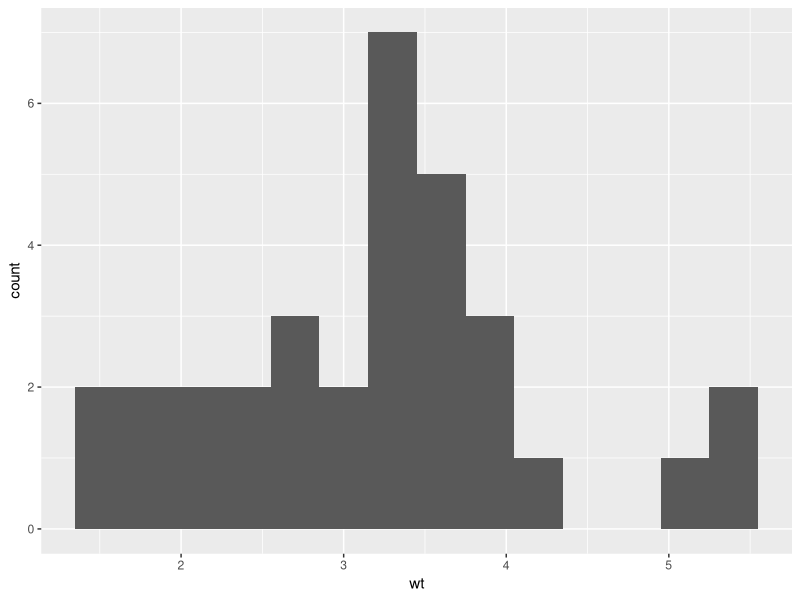
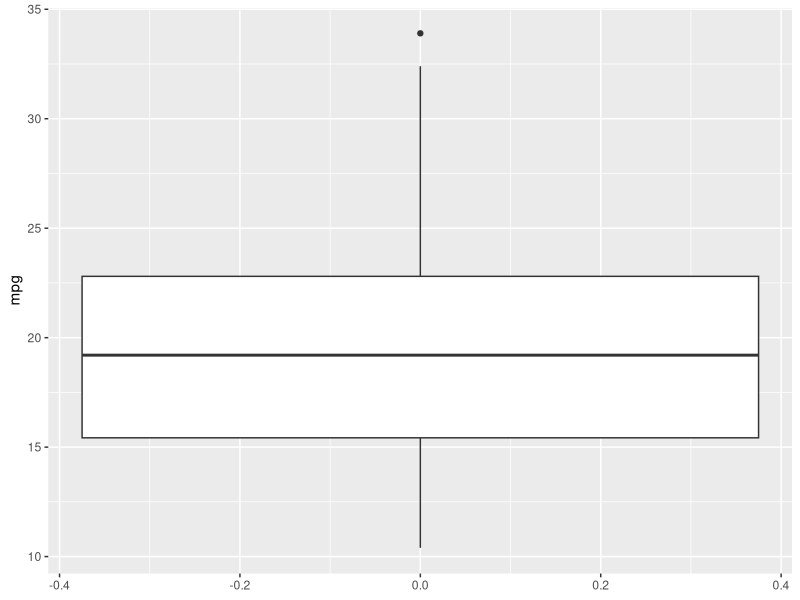

Recreate these plots in R, in order.
## ---- chunk 1
library(tidyverse)
## ---- chunk 2
#| label: fig-1
#| fig-cap: "Histogram of speed"

# hist(mtcars$wt)
 
ggplot(mtcars, aes(x = wt)) +   geom_histogram(binwidth = 0.3)
## ---- chunk 3
#| label: fig-1
#| fig-cap: Boxplot of mpg

# hist(cars$speed)
 
ggplot(mtcars, aes(y = mpg)) +   geom_boxplot()
